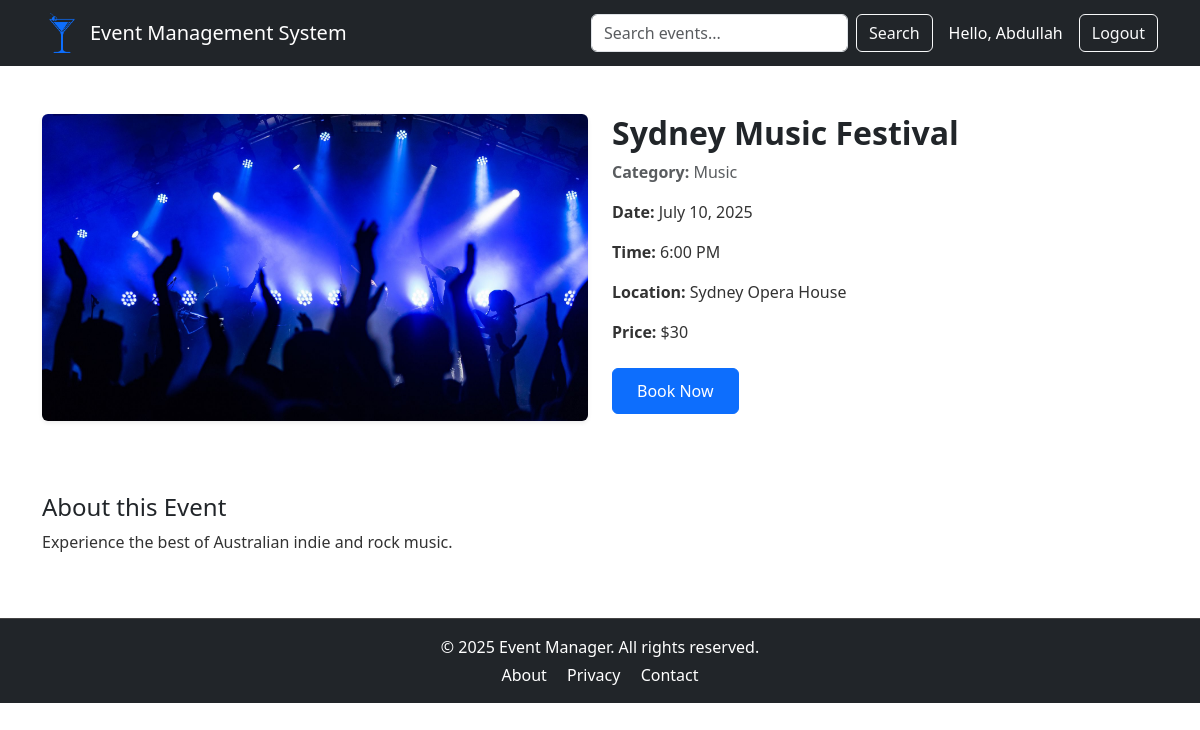
The app's page /event?event=Sydney Music Festival (signed in) with its own data.
### app.py (models this page shows)
class User(db.Model, UserMixin):
    id = db.Column(db.Integer, primary_key=True)
    name = db.Column(db.String(100), nullable=False)
    email = db.Column(db.String(100), unique=True, nullable=False)
    password = db.Column(db.String(100), nullable=False)

class Event(db.Model):
    id = db.Column(db.Integer, primary_key=True)
    title = db.Column(db.String(100), nullable=False)
    category = db.Column(db.String(50))
    desc = db.Column(db.String(200))
    image = db.Column(db.String(100))
    date = db.Column(db.String(50))
    time = db.Column(db.String(50))
    location = db.Column(db.String(100))
    price = db.Column(db.String(20))
    full_desc = db.Column(db.Text)

### app.py (the view)
@app.route('/event')
@login_required
def event_detail():
    title = request.args.get('event')
    event = Event.query.filter_by(title=title).first()
    return render_template('event.html', event=event)

### app.py (called while the page is built)
@login_manager.user_loader
def load_user(user_id):
    return User.query.get(int(user_id))

### templates/event.html (shortened to what this page needs)
<!DOCTYPE html>
<html lang="en">
<head>
  <link href="https://cdn.jsdelivr.net/npm/bootstrap@5.3.0/dist/css/bootstrap.min.css" rel="stylesheet" />
  <link rel="stylesheet" href="{{ url_for('static', filename='css/style.css') }}">
</head>
<body>
    {% include 'user_nav.html' %}
  <div class="container my-5">
    {% if event %}
    <div class="row">
      <div class="col-md-6 mb-4">
        <img src="{{ url_for('static', filename='images/' + event.image) }}" class="img-fluid rounded shadow-sm" alt="{{ event.title }}">
      </div>
      <div class="col-md-6">
        <h2 class="fw-bold">{{ event.title }}</h2>
        <p class="text-muted"><strong>Category:</strong> {{ event.category }}</p>
        <p><strong>Date:</strong> {{ event.date }}</p>
        <p><strong>Time:</strong> {{ event.time }}</p>
        <p><strong>Location:</strong> {{ event.location }}</p>
        <p><strong>Price:</strong> {{ event.price }}</p>
        <div class="mt-4">
          <a href="{{ url_for('booking') }}?event_id={{ event.id }}" class="btn btn-primary me-2">Book Now</a>
        </div>
      </div>
    </div>
    <div class="row mt-5">
      <div class="col">
        <h4>About this Event</h4>
        <p>{{ event.full_desc }}</p>
      </div>
    </div>
    {% else %}
    <div class="alert alert-danger text-center">
      <h4>Event not found</h4>
      <p>The event you're looking for doesn't exist or has been removed.</p>
      <a href="{{ url_for('events') }}" class="btn btn-primary">Browse Events</a>
    </div>
    {% endif %}
  </div>
  {% include 'user_footer.html' %}
</body>
</html>

### templates/user_nav.html (shortened to what this page needs)
<nav class="navbar navbar-expand-lg navbar-dark bg-dark">
  <div class="container">
    <a class="navbar-brand d-flex align-items-center" href="{{ url_for('home') }}">
      <img src="{{ url_for('static', filename='images/logo.png') }}" alt="Logo" width="40" height="40" class="me-2">
      Event Management System
    </a>
    <div class="collapse navbar-collapse justify-content-end" id="navbarNav">
      <form class="d-flex me-3" action="{{ url_for('events') }}" method="get">
        <input class="form-control me-2" type="search" name="q" placeholder="Search events..." aria-label="Search">
        <button class="btn btn-outline-light" type="submit">Search</button>
      </form>
      {% if current_user.is_authenticated %}
        <span class="navbar-text text-white me-3">Hello, {{ current_user.name }}</span>
        <a class="btn btn-outline-light" href="{{ url_for('logout') }}">Logout</a>
      {% endif %}
    </div>
  </div>
</nav>

### Static/css/style.css (style rules this page uses)
body { font-family: 'Segoe UI', Tahoma, Geneva, Verdana, sans-serif; }
.navbar-brand { font-weight: medium; font-size: 1.25rem; }
.img-fluid { max-height: 400px; object-fit: cover; }
p { font-size: 1rem; color: #333; }
.btn-primary { padding: 10px 24px; font-weight: 500; }

### records on screen
User: name "Abdullah"
Event: image (picture), title "Sydney Music Festival", category "Music", date "July 10, 2025", time "6:00 PM", location "Sydney Opera House", price "$30", full_desc "Experience the best of Australian indie and rock music."
